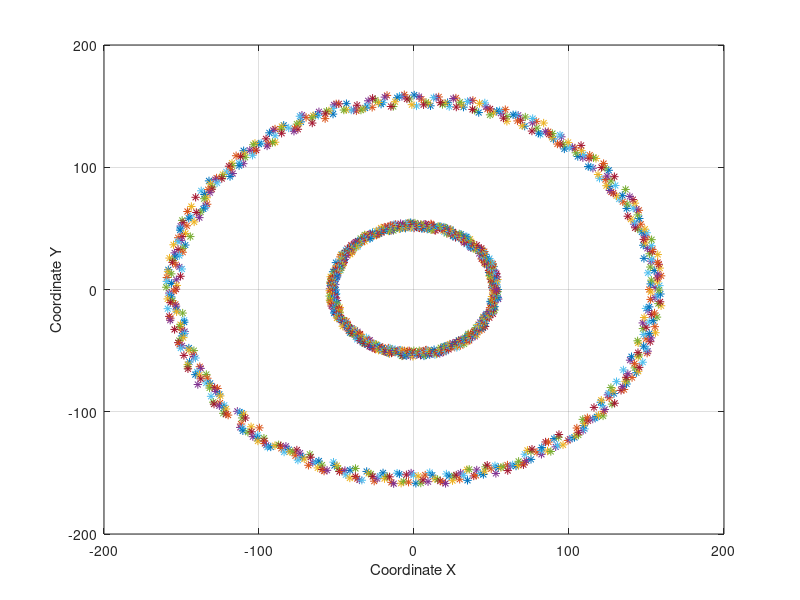

Recreate this plot in MATLAB. (Note: this script raises an error after producing the figure.)
clear all
close all
clc

x_0 = 0;
y_0 = 0;
X = [];

for alpha = 0:0.01:2*pi
    r = rand * 5 + 50;

    x = x_0 + (r * cos(alpha));
    y = y_0 + (r * sin(alpha));

    r1 = rand * 10 + 150;

    x1 = x_0 + (r1 * cos(alpha));
    y1 = y_0 + (r1 * sin(alpha));

    X = [X; [x y]];
    X = [X; [x1 y1]];
end

figure(1)
grid on;
hold on;
box on;
xlabel('Coordinate X');
ylabel('Coordinate Y');

for i = 1 : size(X, 1)
    plot(X(i, 1), X(i, 2),'*');
end

minpts = 20;
epsln = 5;

[clust_num, core_points] = dbscan(X, epsln, minpts, 'Distance', 'euclidean');

figure(2)
gscatter(X(:,1),X(:,2),clust_num);

figure(2)
grid on;
hold on;
box on;
xlabel('Coordinate X');
ylabel('Coordinate Y');
gscatter(X(:,1),X(:,2),clust_num);
